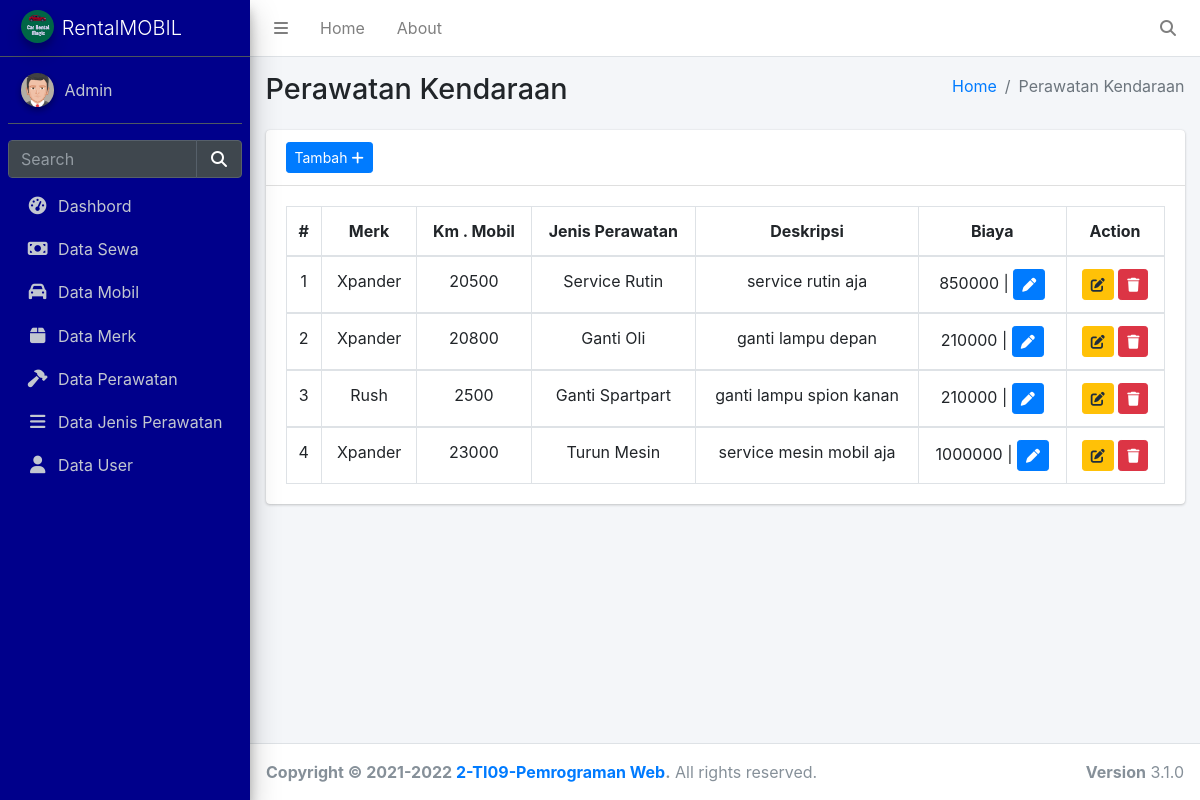
The app's page /index.php/perawatan with its own data.
### tables this page shows
CREATE TABLE `perawatan` (
  `id` int(11) NOT NULL,
  `tanggal` date DEFAULT NULL,
  `biaya` double DEFAULT NULL,
  `km_mobil` int(11) DEFAULT NULL,
  `deskripsi` text DEFAULT NULL,
  `mobil_id` int(11) DEFAULT NULL,
  `jenis_perawatan_id` int(11) NOT NULL
);

CREATE TABLE `merk` (
  `id` int(11) NOT NULL,
  `nama` varchar(30) DEFAULT NULL,
  `produk` varchar(30) DEFAULT NULL
);

CREATE TABLE `jenis_perawatan` (
  `id` int(11) NOT NULL,
  `nama` varchar(45) DEFAULT NULL
);

### application/controllers/Perawatan.php (called while the page is built, shortened)
<?php
class Perawatan extends CI_Controller
{
    public function __construct()
    {
        $this->load->model("perawatan_model");
    }
    public function index()
    {
        $data['title'] = "Perawatan Kendaraan";
        $data['perawatan'] = $this->perawatan_model->join()->result();
        $this->load->view('template/head', $data);
        $this->load->view('template/side', $data);
        $this->load->view('perawatan');
        $this->load->view('template/foot');
    }
}

### index.php (called while the page is built, shortened)
<?php
require_once BASEPATH.'core/CodeIgniter.php';

### application/models/Perawatan_model.php (called while the page is built, shortened)
<?php
    class Perawatan_model extends CI_Model {
   public function join(){
    $this->db->select('perawatan.*,jenis_perawatan.id as id_jenis,  jenis_perawatan.nama as nama_jenis,merk.produk as nama_merk, merk.id as id_merk');
    $this->db->from('perawatan');
    $this->db->join('mobil','perawatan.mobil_id = mobil.id','LEFT');
    $this->db->join('jenis_perawatan','perawatan.jenis_perawatan_id  = jenis_perawatan.id','LEFT');
    $this->db->join('merk','mobil.merk_id  = merk.id','LEFT');
    $query = $this->db->get();
    return $query;
    }
    }
?>

### application/views/perawatan.php (the view, shortened to what this page needs)
<div class="card">
    <div class="card-header">
        <a href="<?= base_url('perawatan/tambah') ?>" class="btn btn-primary btn-sm">Tambah <i
                class="fas fa-plus"></i></a>
    </div>
    <div class="card-body">
        <table class="table table-bordered">
            <thead>
                <tr class="text-center">
                    <th style="width: 10px">#</th>
                    <th>Merk</th>
                    <th>Km . Mobil</th>
                    <th>Jenis Perawatan</th>
                    <th>Deskripsi</th>
                    <th>Biaya</th>
                    <th>Action</th>
                </tr>
            </thead>
            <?php  $no = 1;
            foreach ($perawatan as $per) : ?>
            <tbody>
                <tr class="text-center">
                    <td><?= $no++?></td>
                    <td><?= $per->nama_merk	?></td>
                    <td><?= $per->km_mobil ?></td>
                    <td><?= $per->nama_jenis ?></td>
                    <td><?= $per->deskripsi ?></td>
                    <td><?= $per->	biaya ?> | <button data-toggle="modal" data-target="#byr<?= $per->id ?>"
                            class="btn btn-primary btn-sm"><i class="fas fa-pen"></i></button></td>
                    <td>
                        <button data-toggle="modal" data-target="#edit<?= $per->id ?>" class="btn btn-warning btn-sm"><i
                                class="fas fa-edit"></i></button>
                        <a href="<?= base_url('perawatan/delete/' .$per->id) ?>" class="btn btn-danger btn-sm"><i
                                class="fas fa-trash"></i></a>
                    </td>
                </tr>
            </tbody>
            <?php endforeach
             ?>
        </table>
    </div>
</div>

### application/views/template/head.php (shortened to what this page needs)
<!DOCTYPE html>
<html lang="en">
<head>
    <link rel="stylesheet" href=" <?= base_url('asset/template')?>/plugins/fontawesome-free/css/all.min.css">
    <link rel="stylesheet" href=" <?= base_url('asset/template')?>/dist/css/adminlte.min.css">
</head>

### application/views/template/side.php (shortened to what this page needs)
<body class="hold-transition sidebar-mini">
    <div class="wrapper">
        <nav class="main-header navbar navbar-expand navbar-white navbar-light">
            <ul class="navbar-nav">
                <li class="nav-item">
                    <a class="nav-link" data-widget="pushmenu" href="#" role="button"><i class="fas fa-bars"></i></a>
                </li>
                <li class="nav-item d-none d-sm-inline-block">
                    <a href="<?= base_url('home') ?>" class="nav-link">Home</a>
                </li>
                <li class="nav-item d-none d-sm-inline-block">
                    <a href="<?= base_url('Home') ?>#team" class="nav-link">About</a>
                </li>
            </ul>
            <ul class="navbar-nav ml-auto">
                <li class="nav-item">
                    <a class="nav-link" data-widget="navbar-search" href="#" role="button">
                        <i class="fas fa-search"></i>
                    </a>
                </li>
            </ul>
        </nav>
        <aside class="main-sidebar sidebar-dark-primary elevation-4" style="background-color: 	#00008B;">
            <a href="index3.html" class="brand-link">
                <img src=" <?= base_url('asset/template') ?>/dist/img/rental.jpeg" alt="AdminLTE Logo"
                    class="brand-image img-circle elevation-3" style="opacity: .8">
                <span class="brand-text font-weight-light">RentalMOBIL</span>
            </a>
            <div class="sidebar">
                <div class="user-panel mt-3 pb-3 mb-3 d-flex">
                    <div class="image">
                        <img src=" <?= base_url('asset/template') ?>/dist/img/avatar5.png"
                            class="img-circle elevation-2" alt="User Image">
                    </div>
                    <div class="info">
                        <a href="#" class="d-block">Admin</a>
                    </div>
                </div>
                <div class="form-inline">
                    <div class="input-group" data-widget="sidebar-search">
                        <input class="form-control form-control-sidebar" type="search" placeholder="Search"
                            aria-label="Search">
                        <div class="input-group-append">
                            <button class="btn btn-sidebar">
                                <i class="fas fa-search fa-fw"></i>
                            </button>
                        </div>
                    </div>
                </div>
                <nav class="mt-2">
                    <ul class="nav nav-pills nav-sidebar flex-column" data-widget="treeview" role="menu"
                        data-accordion="false">
                        <li class="nav-item">
                            <a href="<?= base_url('dashbord') ?>" class="nav-link">
                                <i class="nav-icon fas fa-tachometer-alt"></i>
                                <p>Dashbord</p>
                            </a>
                        </li>
                        <li class="nav-item">
                            <a href="<?= base_url('Sewa') ?>" class="nav-link">
                                <i class="nav-icon fas  fa-money-bill"></i>
                                <p>Data Sewa</p>
                            </a>
                        </li>
                        <li class="nav-item">
                            <a href="<?= base_url('Mobil') ?>" class="nav-link">
                                <i class="nav-icon fas  fa-car"></i>
                                <p>Data Mobil</p>
                            </a>
                        </li>
                        <li class="nav-item">
                            <a href="<?= base_url('Merk') ?>" class="nav-link">
                                <i class="nav-icon fas fa-box"></i>
                                <p>Data Merk</p>
                            </a>
                        </li>
                        <li class="nav-item">
                            <a href="<?= base_url('Perawatan') ?>" class="nav-link">
                                <i class="nav-icon fas fa-hammer"></i>
                                <p>Data Perawatan</p>
                            </a>
                        </li>
                        <li class="nav-item">
                            <a href="<?= base_url('Jenis_perawatan') ?>" class="nav-link">
                                <i class="nav-icon fas fa-bars"></i>
                                <p>Data Jenis Perawatan</p>
                            </a>
                        </li>
                        <li class="nav-item">
                            <a href="<?= base_url('User') ?>" class="nav-link">
                                <i class="nav-icon fas fa-user"></i>
                                <p>Data User</p>
                            </a>
                        </li>
                    </ul>
                </nav>
            </div>
        </aside>
        <div class="content-wrapper">
            <div class="content-header">
                <div class="container-fluid">
                    <div class="row mb-2">
                        <div class="col-sm-6">
                            <h1 class="m-0"><?= $title ?></h1>
                        </div>
                        <div class="col-sm-6">
                            <ol class="breadcrumb float-sm-right">
                                <li class="breadcrumb-item"><a href="#">Home</a></li>
                                <li class="breadcrumb-item active"><?= $title ?></li>
                            </ol>
                        </div>
                    </div>
                </div>
            </div>
            <div class="content">
                <div class="container-fluid">

### application/views/template/foot.php (shortened to what this page needs)
</div>
</div>
</div>
<footer class="main-footer">
    <div class="float-right d-none d-sm-block">
        <b>Version</b> 3.1.0
    </div>
    <strong>Copyright &copy; 2021-2022 <a href="">2-TI09-Pemrograman Web</a>.</strong> All rights reserved.
</footer>
</div>
</body>
</html>

### records on screen
perawatan: merk.produk "Xpander", km_mobil "20500", jenis_perawatan.nama "Service Rutin", deskripsi "service rutin aja", biaya "850000"
perawatan: merk.produk "Xpander", km_mobil "20800", jenis_perawatan.nama "Ganti Oli", deskripsi "ganti lampu depan", biaya "210000"
perawatan: merk.produk "Rush", km_mobil "2500", jenis_perawatan.nama "Ganti Spartpart", deskripsi "ganti lampu spion kanan", biaya "210000"
perawatan: merk.produk "Xpander", km_mobil "23000", jenis_perawatan.nama "Turun Mesin", deskripsi "service mesin mobil aja", biaya "1000000"

### other values on screen
$title "Perawatan Kendaraan"
